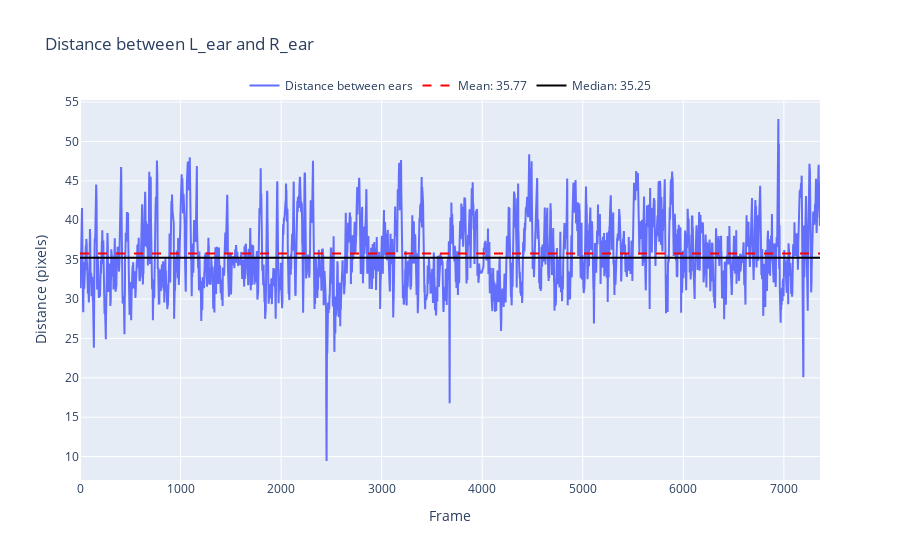

Source (notebook cell):
### Markdown cell above
---
#### 5. (Optional) If we want to scale our data from pixels to cm, we can use a measured distance between two bodyparts (e.g. the distance between both ears).

### Code cell
# plot scale
scale = storm.find_scale_factor(df_smooth, measured_dist, measured_points, print_results=True)

### Figure 1 — Plotly figure (JSON) as saved in the notebook; plotly's stock layout.template omitted (floating-point values rounded to 4 significant figures; data arrays with more than 128 entries replaced by an {"elided": "..."} marker saying what was removed)
{"data": [{"mode": "lines", "name": "Distance between ears", "type": "scatter", "y": {"elided": "7360 float values"}}, {"line": {"color": "red", "dash": "dash"}, "mode": "lines", "name": "Mean: 35.77", "type": "scatter", "y": {"elided": "7360 float values"}}, {"line": {"color": "black"}, "mode": "lines", "name": "Median: 35.25", "type": "scatter", "y": {"elided": "7360 float values"}}], "layout": {"legend": {"orientation": "h", "x": 0.5, "xanchor": "center", "y": 1, "yanchor": "bottom"}, "title": {"text": "Distance between L_ear and R_ear"}, "xaxis": {"title": {"text": "Frame"}}, "yaxis": {"title": {"text": "Distance (pixels)"}}}}
